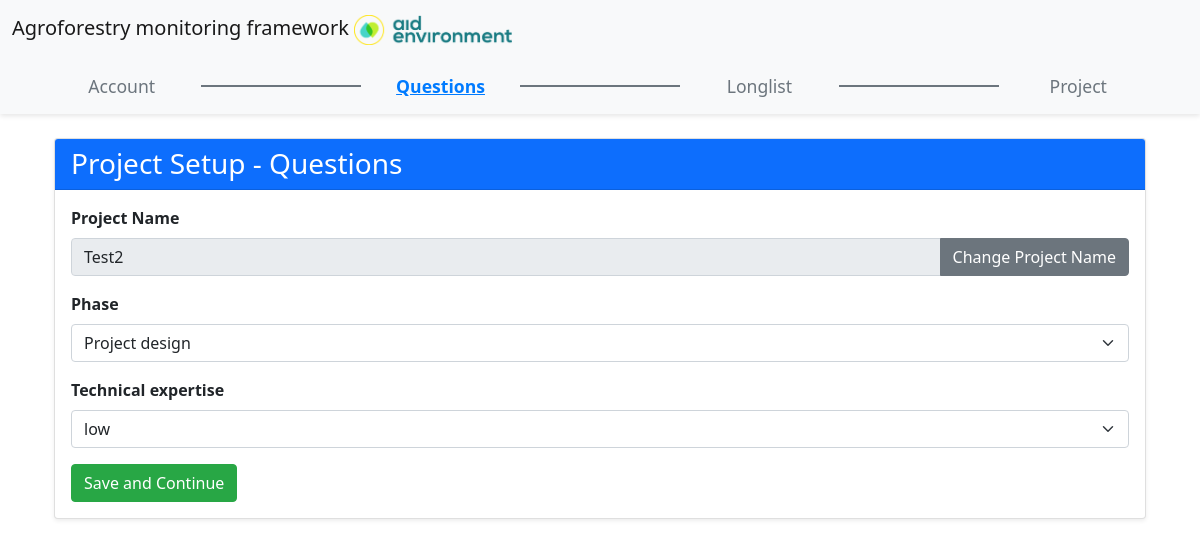
Page /questions?project_id=2 (signed in) on the committed database.
### app.py (models this page shows)
class Project(db.Model):
    id = db.Column(db.Integer, primary_key=True)
    name = db.Column(db.String(100), nullable=False)
    user_id = db.Column(db.Integer, db.ForeignKey('user.id'), nullable=False)
    project_criteria = db.relationship('ProjectCriteria', backref='project', cascade="all, delete", lazy=True)
    techniques = db.relationship('SelectedTechnique', backref='project', cascade="all, delete", lazy=True)

class Criteria(db.Model):
    id = db.Column(db.Integer, primary_key=True)
    name = db.Column(db.String(100), nullable=False)
    options=db.Column(db.String(500))

### app.py (the view, shortened to what this page needs)
@app.route("/questions", methods=["GET", "POST"])
@login_required
def questions():
    project_id = request.args.get('project_id')
    project = Project.query.get(project_id) if project_id else None
    criteria = Criteria.query.all()  # Fetch all available criteria
    project_criteria_answers = {pc.criteria_id: pc.answer for pc in project.project_criteria} if project else {}
    return render_template("questions.html", project=project, criteria=criteria,
                           project_criteria_answers=project_criteria_answers)

### app.py (called while the page is built)
@login_manager.user_loader
def load_user(user_id):
    return User.query.get(int(user_id))

### templates/questions.html (shortened to what this page needs)
{% extends "layout.html" %}
{% block content %}
<div class="container mt-4">
    <div class="card shadow-sm">
        <div class="card-header bg-primary text-white">
            <h3 class="card-title mb-0">Project Setup - Questions</h3>
        </div>
        <div class="card-body">
            <form method="POST">
                <div class="mb-3">
                    <label for="project_name" class="form-label"><strong>Project Name</strong></label>
                    <div class="input-group">
                        <input type="text" class="form-control" id="project_name" name="project_name" value="{{ project.name if project else '' }}"
                               {% if project %}readonly{% endif %} required>
                        <button type="button" class="btn btn-secondary" id="toggleNameEdit">
                            Change Project Name
                        </button>
                    </div>
                </div>
                    {% for criterion in criteria %}
                        <div class="mb-3">
                            <label for="criteria_{{ criterion.id }}" class="form-label">
                                <strong>{{ criterion.name.replace('_', ' ').capitalize() }}</strong>
                            </label>
                            <select name="criteria_{{ criterion.id }}" id="criteria_{{ criterion.id }}" class="form-select" required>
                                {% for option in criterion.options.split(',') %}
                                    <option value="{{ option }}"
                                        {% if project_criteria_answers.get(criterion.id) == option %}selected{% endif %}>
                                        {{ option }}
                                    </option>
                                {% endfor %}
                            </select>
                        </div>
                    {% endfor %}
                <button type="submit" class="btn btn-primary">Save and Continue</button>
            </form>
        </div>
    </div>
</div>
{% endblock %}

### static/styles.css (style rules this page uses)
.btn-primary { background-color: #28a745; border-color: #28a745; }

### rows in the picture
Project: project_name "Test2"
Criteria: name.replace "Phase", id+options "Project design"
Criteria: name.replace "Technical expertise", id+options "low"
